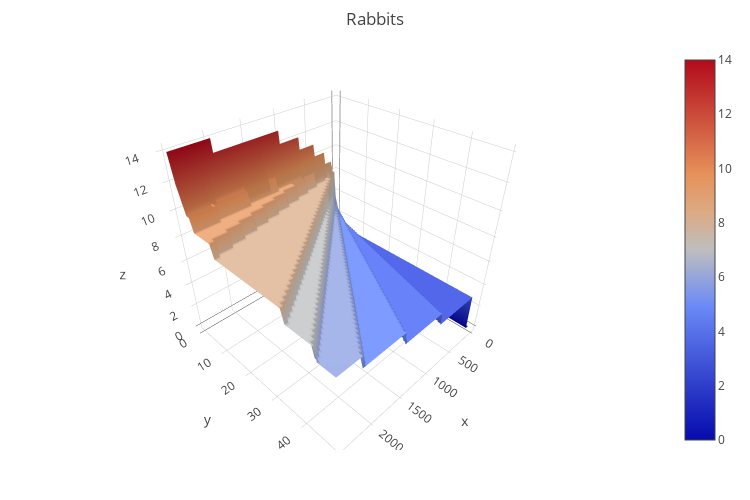

The notebook cell this image was saved under:
### Code cell
plot_surface(df)

### Figure 1 — Plotly figure (JSON) as saved in the notebook; plotly's stock layout.template omitted (floating-point values rounded to 4 significant figures; data arrays with more than 128 entries replaced by an {"elided": "..."} marker saying what was removed)
{"data": [{"type": "surface", "z": {"elided": "50x2500 int values"}}], "layout": {"autosize": false, "height": 500, "margin": {"b": 50, "l": 10, "r": 10, "t": 50}, "title": "Rabbits", "width": 750}}
